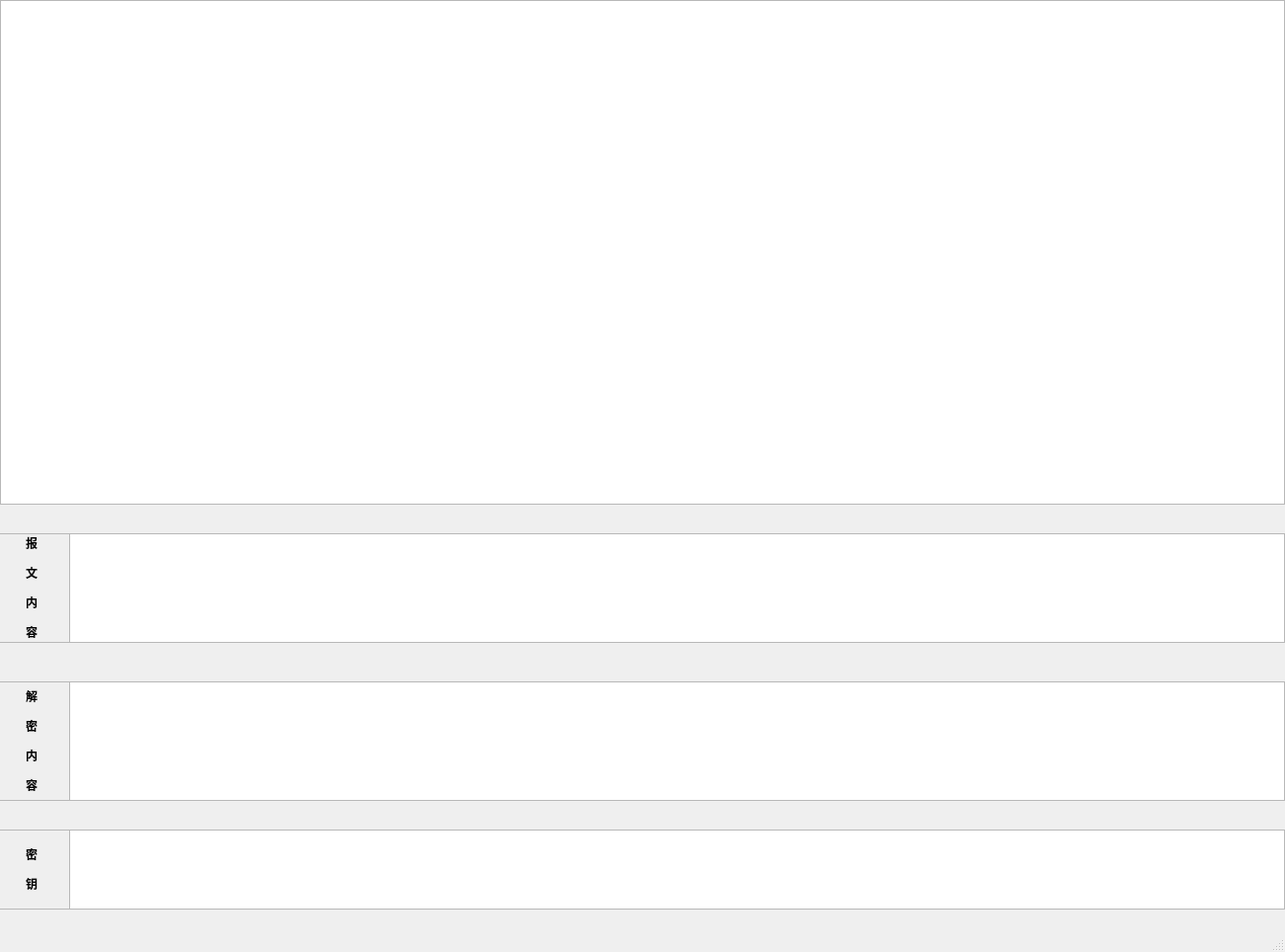
<?xml version="1.0" encoding="UTF-8"?>
<ui version="4.0">
 <class>package_show</class>
 <widget class="QMainWindow" name="package_show">
  <property name="geometry">
   <rect>
    <x>0</x>
    <y>0</y>
    <width>1301</width>
    <height>964</height>
   </rect>
  </property>
  <property name="windowTitle">
   <string>MainWindow</string>
  </property>
  <widget class="QWidget" name="centralwidget">
   <widget class="QTableView" name="tableView">
    <property name="geometry">
     <rect>
      <x>0</x>
      <y>0</y>
      <width>1301</width>
      <height>511</height>
     </rect>
    </property>
   </widget>
   <widget class="QLabel" name="label_3">
    <property name="geometry">
     <rect>
      <x>-10</x>
      <y>840</y>
      <width>81</width>
      <height>81</height>
     </rect>
    </property>
    <property name="frameShape">
     <enum>QFrame::StyledPanel</enum>
    </property>
    <property name="text">
     <string>&lt;html&gt;&lt;head/&gt;&lt;body&gt;&lt;p align=&quot;center&quot;&gt;&lt;span style=&quot; font-weight:600;&quot;&gt;密&lt;/span&gt;&lt;/p&gt;&lt;p align=&quot;center&quot;&gt;&lt;span style=&quot; font-weight:600;&quot;&gt;钥&lt;/span&gt;&lt;/p&gt;&lt;/body&gt;&lt;/html&gt;</string>
    </property>
   </widget>
   <widget class="QTextEdit" name="textEdit_2">
    <property name="geometry">
     <rect>
      <x>70</x>
      <y>690</y>
      <width>1231</width>
      <height>121</height>
     </rect>
    </property>
   </widget>
   <widget class="QLabel" name="label_2">
    <property name="geometry">
     <rect>
      <x>-10</x>
      <y>690</y>
      <width>81</width>
      <height>121</height>
     </rect>
    </property>
    <property name="frameShape">
     <enum>QFrame::StyledPanel</enum>
    </property>
    <property name="text">
     <string>&lt;html&gt;&lt;head/&gt;&lt;body&gt;&lt;p align=&quot;center&quot;&gt;&lt;span style=&quot; font-weight:600;&quot;&gt;解&lt;/span&gt;&lt;/p&gt;&lt;p align=&quot;center&quot;&gt;&lt;span style=&quot; font-weight:600;&quot;&gt;密&lt;/span&gt;&lt;/p&gt;&lt;p align=&quot;center&quot;&gt;&lt;span style=&quot; font-weight:600;&quot;&gt;内&lt;/span&gt;&lt;/p&gt;&lt;p align=&quot;center&quot;&gt;&lt;span style=&quot; font-weight:600;&quot;&gt;容&lt;/span&gt;&lt;/p&gt;&lt;/body&gt;&lt;/html&gt;</string>
    </property>
   </widget>
   <widget class="QTextEdit" name="textEdit">
    <property name="geometry">
     <rect>
      <x>70</x>
      <y>540</y>
      <width>1231</width>
      <height>111</height>
     </rect>
    </property>
   </widget>
   <widget class="QLabel" name="label">
    <property name="geometry">
     <rect>
      <x>-10</x>
      <y>540</y>
      <width>81</width>
      <height>111</height>
     </rect>
    </property>
    <property name="frameShape">
     <enum>QFrame::StyledPanel</enum>
    </property>
    <property name="frameShadow">
     <enum>QFrame::Plain</enum>
    </property>
    <property name="text">
     <string>&lt;html&gt;&lt;head/&gt;&lt;body&gt;&lt;p align=&quot;center&quot;&gt;&lt;span style=&quot; font-weight:600;&quot;&gt;报&lt;/span&gt;&lt;/p&gt;&lt;p align=&quot;center&quot;&gt;&lt;span style=&quot; font-weight:600;&quot;&gt;文&lt;/span&gt;&lt;/p&gt;&lt;p align=&quot;center&quot;&gt;&lt;span style=&quot; font-weight:600;&quot;&gt;内&lt;/span&gt;&lt;/p&gt;&lt;p align=&quot;center&quot;&gt;&lt;span style=&quot; font-weight:600;&quot;&gt;容&lt;/span&gt;&lt;/p&gt;&lt;/body&gt;&lt;/html&gt;</string>
    </property>
   </widget>
   <widget class="QTextEdit" name="textEdit_3">
    <property name="geometry">
     <rect>
      <x>70</x>
      <y>840</y>
      <width>1231</width>
      <height>81</height>
     </rect>
    </property>
   </widget>
  </widget>
  <widget class="QMenuBar" name="menubar">
   <property name="geometry">
    <rect>
     <x>0</x>
     <y>0</y>
     <width>1301</width>
     <height>26</height>
    </rect>
   </property>
  </widget>
  <widget class="QStatusBar" name="statusbar"/>
 </widget>
 <resources/>
 <connections/>
</ui>
